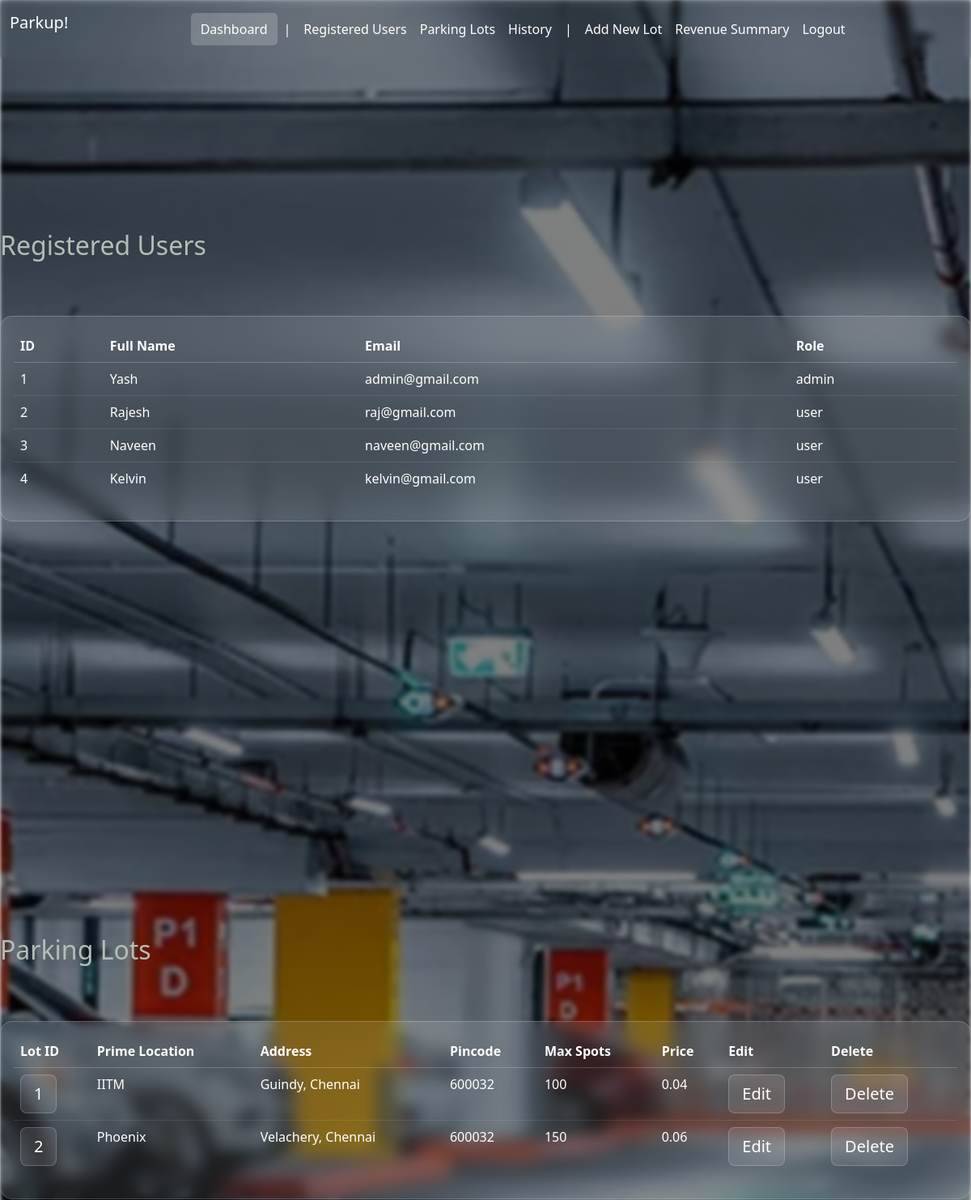
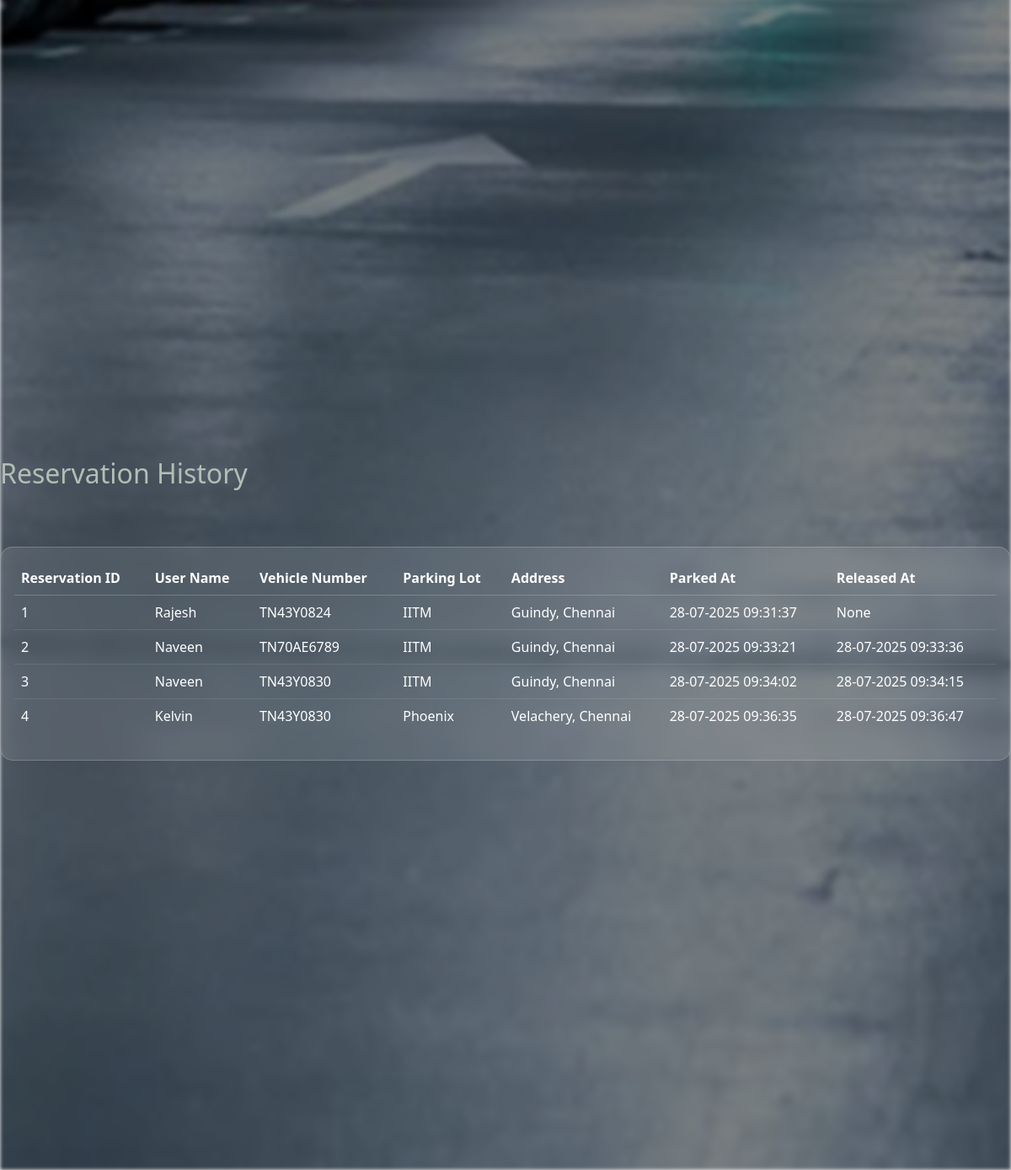
Page /admin_dashboard (signed in) on the committed database (2 pictures, top to bottom).
### models.py (models this page shows)
class Users(db.Model):
    __tablename__ = "users"
    user_id = db.Column(db.Integer, primary_key=True)
    full_name = db.Column(db.String, unique=True, nullable=False)
    email = db.Column(db.String, nullable=False)
    password = db.Column(db.String, nullable=False)
    role = db.Column(db.String, nullable=False, default="user")
    reservations = db.relationship(
        "Reserve",
        backref="user",
        cascade="all, delete-orphan"
    )

class Parking_Lots(db.Model):
    __tablename__ = "parking_lots"
    lot_id = db.Column(db.Integer, primary_key=True)
    prime_location_name = db.Column(db.String, nullable=False)
    address = db.Column(db.String, unique=True, nullable=False)
    pincode = db.Column(db.String, nullable=False)
    max_spot = db.Column(db.Integer, nullable=False, default=1)
    price = db.Column(db.Integer, nullable=False)
    __table_args__ = (CheckConstraint('max_spot>0', name='check_spot'),)
    spots = db.relationship(
        "Parking_Spots",
        backref="parking_lot",
        cascade="all, delete-orphan"
    )

class Reserve(db.Model):
    __tablename__ = "reserve"
    reserve_id = db.Column(db.Integer, primary_key=True)
    vehicle_number = db.Column(db.String, nullable=False)
    parked_at = db.Column(db.DateTime)
    released_at = db.Column(db.DateTime)
    total_time = db.Column(db.Integer)
    total_cost = db.Column(db.Integer)
    user_id = db.Column(db.Integer, db.ForeignKey('users.user_id'))
    parking_spot_id = db.Column(db.Integer, db.ForeignKey('parking_spots.spot_id'))

### app.py (the view)
@app.route('/admin_dashboard')
def admin_dashboard():
    if 'user_id' not in session:
        return redirect(url_for('login'))
    current_user = Users.query.filter_by(user_id=session['user_id']).first()
    if not current_user or current_user.role != 'admin':
        return redirect(url_for('login'))
    reservations = Reserve.query.all()
    users = Users.query.all()
    lots = Parking_Lots.query.all()
    return render_template('admin_dashboard.html', users=users, lots=lots, reservations=reservations)

### templates/admin_dashboard.html (shortened to what this page needs)
<!DOCTYPE html>
<html lang="en">
<head>
    <link href="https://cdn.jsdelivr.net/npm/bootstrap@5.3.3/dist/css/bootstrap.min.css" rel="stylesheet">
    <link rel="stylesheet" href="../static/style.css">
</head>
<div class="flash-padding">
</div>
<body>
  <div class="background-blur"></div>
  <nav class="navbar navbar-expand-lg bg-body-tertiary fixed-top">
    <div class="container-fluid">
      <a class="navbar-brand" style="text-align: center; color: #ffffff;" href="/admin_dashboard">Parkup!
      </a>
      <div class="collapse navbar-collapse justify-content-center" id="navbarNavDropdown">
        <ul class="navbar-nav">
          <li class="nav-item">
            <a class="nav-link active" style="color: #ffffff" href="/admin_dashboard">Dashboard</a>
          </li>
          <li class="nav-item">
            <a class="nav-link separator" style="color: #ffffff">|</a>
          </li>
          <li class="nav-item">
            <a class="nav-link" style="color: #ffffff" href="#users" onclick="scrollToSection('users-section')">Registered Users</a>
          </li>
          <li class="nav-item">
            <a class="nav-link" style="color: #ffffff" href="#lots" onclick="scrollToSection('lots-section')">Parking Lots</a>
          </li>
          <li class="nav-item">
            <a class="nav-link" style="color: #ffffff" href="#reservations" onclick="scrollToSection('reservation-section')">History</a>
          </li>
          <li class="nav-item">
            <a class="nav-link separator" style="color: #ffffff">|</a>
          </li>
          <li class="nav-item">
            <a class="nav-link" style="color: #ffffff" href="/add_parking_lots">Add New Lot</a>
          </li>
          <li class="nav-item">
            <a class="nav-link" style="color: #ffffff" href="/admin_summary_chart" >Revenue Summary</a>
          </li>
          <li class="nav-item">
            <a class="nav-link" style="color: #ffffff" href="/login" onclick="return confirm('Are you sure to logout?');">Logout</a>
          </li>
        </ul>
      </div>
    </div>
  </nav>
  <br>
  <section id="users-section">
    <h2 style="padding-top: 60px; color: #b2beb5;">Registered Users</h2>
    <div class="vh-100" style="background-color: transparent; padding-top: 60px;">
      <div class="card" style="border-radius: 15px;">
        <div class="card-body">
          <div class="table-responsive">
            <table class="table table-borderless text-white">
              <thead>
                <tr>
                  <th>ID</th>
                  <th>Full Name</th>
                  <th>Email</th>
                  <th>Role</th>
                </tr>
              </thead>
              <tbody>
                {% for user in users %}
                <tr>
                  <td>{{ user.user_id }}</td>
                  <td>{{ user.full_name }}</td>
                  <td>{{ user.email }}</td>
                  <td>{{ user.role }}</td>
                </tr>
                {% endfor %}
              </tbody>
            </table>
          </div>
        </div>
      </div>
    </div>
  </section>
  <br>
  <section id="lots-section">
    <h2 style="color: #b2beb5;">Parking Lots</h2>
    <div class="vh-100" style="background-color: transparent; padding-top: 60px;">
      <div class="card" style="border-radius: 15px;">
        <div class="card-body">
          <div class="table-responsive">
            <table class="table table-borderless text-white">
              <thead>
                <tr>
                  <th>Lot ID</th>
                  <th>Prime Location</th>
                  <th>Address</th>
                  <th>Pincode</th>
                  <th>Max Spots</th>
                  <th>Price</th>
                  <th>Edit</th>
                  <th>Delete</th>
                </tr>
              </thead>
              <tbody>
                {% for lot in lots %}
                <tr>
                  <td><a class="btn btn-primary btn-lg" href="/view_parking_lot/{{lot.lot_id}}">{{ lot.lot_id}}</a></td>
                  <td>{{ lot.prime_location_name}}</td>
                  <td>{{ lot.address}}</td>
                  <td>{{ lot.pincode }}</td>
                  <td>{{ lot.max_spot }}</td>
                  <td>{{ lot.price }}</td>
                  <td><a class="btn btn-primary btn-lg" href="{{url_for('edit_parking_lot', lot_id=lot.lot_id)}}">Edit</a></td>
                  <td>
                      <form action="{{ url_for('delete_parking_lot', lot_id=lot.lot_id) }}" method="POST">
                        <button type="submit" class="btn btn-primary btn-lg">Delete</button>
                      </form>
                  </td>
                </tr>
                {% endfor %}
              </tbody>
            </table>
          </div>
        </div>
      </div>
    </div>
  </section>
  <br>
  <section id="reservation-section">
    <h2 style="color: #b2beb5;">Reservation History</h2>
    <div class="vh-100" style="background-color: transparent; padding-top: 60px;">
      <div class="card" style="border-radius: 15px;">
        <div class="card-body">
          <div class="table-responsive">
            <table class="table table-borderless text-white">
              <thead>
                <tr>
                  <th>Reservation ID</th>
                  <th>User Name</th>
                  <th>Vehicle Number</th>
                  <th>Parking Lot</th>
                  <th>Address</th>
                  <th>Parked At</th>
                  <th>Released At</th>
                </tr>
              </thead>
              <tbody>
                {% if reservations %}
                  {% for reservation in reservations %}
                    <tr>
                      <td>{{ reservation.reserve_id }}</td>
                      <td>{{ reservation.user.full_name }}</td>
                      <td>{{ reservation.vehicle_number }}</td>
                      <td>{{ reservation.parking_spot.parking_lot.prime_location_name }}</td>
                      <td>{{ reservation.parking_spot.parking_lot.address }}</td>
                      <td>{{ reservation.parked_at.strftime('%d-%m-%Y %H:%M:%S') }}</td>
                      {% if reservation.released_at %}
                      <td>{{ reservation.released_at.strftime('%d-%m-%Y %H:%M:%S') }}</td>
                      {% else %}
                      <td>{{ reservation.released_at }}</td>
                      {% endif %}
                    </tr>
                    {% endfor %}
                {% else %}
                  <tr>
                    <td colspan="5" class="text-center">No past reservations found.</td>
                  </tr>
                {% endif %}
              </tbody>
            </table>
          </div>
        </div>
      </div>
    </div>
  </section>
</body>
</html>

### static/style.css (style rules this page uses)
* { margin: 0; padding: 0; box-sizing: border-box; }
body { position: relative; min-height: 100vh; }
.background-blur { position: fixed; top: 0; left: 0; width: 100%; height: 100%; background: linear-gradient(to top, rgba(0,0,0,0.5) 50%, rgba(0,0,0,0.5) 50%), url(images/Parking.png); background-position: center; background-size: cover; filter: blur(2px); z-index: -1; }
.navbar { color: white !important; background-color: rgba(255, 255, 255, 0.01) !important; backdrop-filter: blur(4px); }
.flash-padding { padding: 100px; }
.navbar-nav .nav-link { color: #ffffff; transition: all 0.3s ease; }
.navbar-nav .nav-link.active { color: #ffffff; background-color: rgba(255, 255, 255, 0.2); border-radius: 5px; padding: 8px 12px; }
.navbar-nav .nav-link { color: #ffffff; transition: all 0.3s ease; padding: 8px 15px; }
.navbar-nav .nav-link.active { color: #ffffff; background-color: rgba(255, 255, 255, 0.2); border-radius: 5px; }
.navbar-nav .nav-link.separator { pointer-events: none; }
.card { background: rgba(255, 255, 255, 0.1) !important; backdrop-filter: blur(10px); border: 1px solid rgba(255, 255, 255, 0.2); }
.form-control, .btn { background: rgba(255, 255, 255, 0.1) !important; border: 1px solid rgba(255, 255, 255, 0.2); color: white !important; }
.card-body { background: transparent !important; color: white !important; }
.table { background: transparent !important; color: white; }
.table thead th { border-bottom: 1px solid rgba(255, 255, 255, 0.2) !important; color: white; }
.table tbody tr:not(:last-child) { border-bottom: 1px solid rgba(255, 255, 255, 0.1) !important; background: transparent !important; color: white; }
.table, .table th, .table td { background-color: transparent !important; color: white; }

### rows in the picture
Users: user_id "1", full_name "Yash", email "admin@gmail.com", role "admin"
Users: user_id "2", full_name "Rajesh", email "raj@gmail.com", role "user"
Users: user_id "3", full_name "Naveen", email "naveen@gmail.com", role "user"
Users: user_id "4", full_name "Kelvin", email "kelvin@gmail.com", role "user"
Parking_Lots: lot_id "1", prime_location_name "IITM", address "Guindy, Chennai", pincode "600032", max_spot "100", price "0.04"
Parking_Lots: lot_id "2", prime_location_name "Phoenix", address "Velachery, Chennai", pincode "600032", max_spot "150", price "0.06"
Reserve: reserve_id "1", user.full_name "Rajesh", vehicle_number "TN43Y0824", parking_spot.parking_lot.prime_location_name "IITM", parking_spot.parking_lot.address "Guindy, Chennai", parked_at "28-07-2025 09:31:37", released_at "None"
Reserve: reserve_id "2", user.full_name "Naveen", vehicle_number "TN70AE6789", parking_spot.parking_lot.prime_location_name "IITM", parking_spot.parking_lot.address "Guindy, Chennai", parked_at "28-07-2025 09:33:21", released_at "28-07-2025 09:33:36"
Reserve: reserve_id "3", user.full_name "Naveen", vehicle_number "TN43Y0830", parking_spot.parking_lot.prime_location_name "IITM", parking_spot.parking_lot.address "Guindy, Chennai", parked_at "28-07-2025 09:34:02", released_at "28-07-2025 09:34:15"
Reserve: reserve_id "4", user.full_name "Kelvin", vehicle_number "TN43Y0830", parking_spot.parking_lot.prime_location_name "Phoenix", parking_spot.parking_lot.address "Velachery, Chennai", parked_at "28-07-2025 09:36:35", released_at "28-07-2025 09:36:47"
